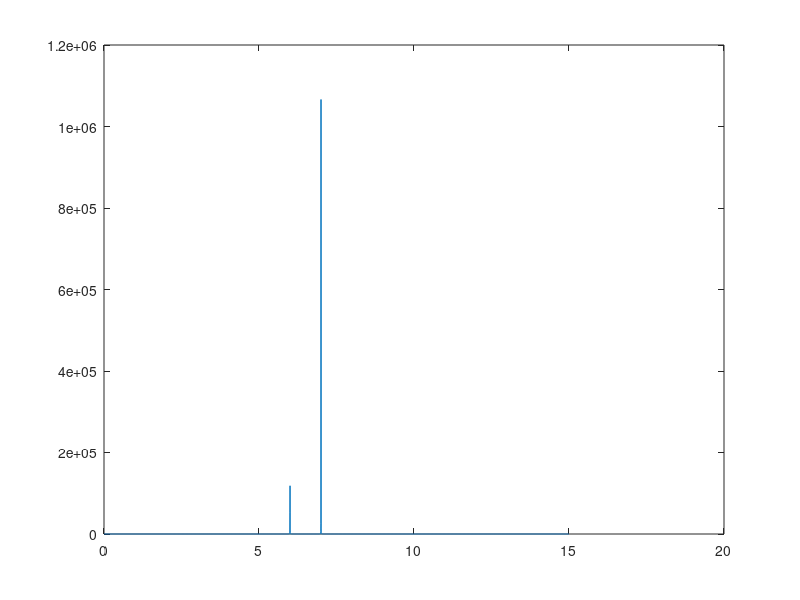

Source code (MATLAB):
%cleaning
close all;
clear all;
%%
%s_a(t) = sin(2*pi*t) + sin(2*pi*4*t) T=1 F=1
%Original s
T_s=1/100;
n = [0:2/(T_s)-1];
s = sin(2*pi*1/2*T_s*n);
%s_2 2 times overSample
T_s_2 = T_s / 10;
n_2 = [0:2/(T_s_2)-1];
s_2 = sin(2*pi*1/2*T_s_2*n_2);
%%
%Monte Calro Drop
tau = [ 6 6.8];
sigma = sqrt(1/2/10^4);
sigma = 0;
DROPTIMES = 500;
K_A = 256;
s_ext = [ s zeros(1,K_A - length(s))];
S = fft(s_ext);
R_x_A = zeros(K_A,K_A);
for drop =1:DROPTIMES 
  lambda = (rand(1,length(tau))-0.5)*2;
  %lambda = [1 1];
  r_tmp = zeros(1,ceil(max(tau*10))+length(s_2));
  for i = 1:2
    r_tmp(tau(i)*10+[1:length(s_2)])=r_tmp(tau(i)*10+[1:length(s_2)]) + lambda(i) * s_2;
  end
  r_tmp = r_tmp(1:10:end);
  r_ext = [ r_tmp zeros(1,K_A - length(r_tmp))];
  %add noise
  w = sigma * randn(1,K_A);
  r_ext = r_ext + w;
  R_A = zeros(1,K_A);
  for i = 1:K_A 
    R_A(i)=sum(s_ext(mod([0:K_A-1]-(i-1),K_A)+1).*r_ext);
  end
  x_A = K_A * ifft(R_A);
  R_x_A = R_x_A +  (x_A.') * (x_A.')';
end
R_x_A = R_x_A / DROPTIMES;
%%
SS = abs(S).^2;
RANGE0 = find(SS(1:128)>1);
RANGE1 = sort(K_A+2-RANGE0);
RANGE = [RANGE0 RANGE1 ];
R_x_A_prt = R_x_A(RANGE,RANGE);
[V LAMBDA] = eig(R_x_A_prt);
tmp = diag(LAMBDA);
[Y I] = max(tmp);
tmp(I) = NaN;
[Y I] = max(tmp);
tmp(I) = NaN;
G_A = V(:,find(~isnan(tmp)));
SS = abs(S(RANGE)).^2;
%%
TAU = linspace(0,15,5000);
P = zeros(1,length(TAU));
for i = 1:length(TAU)
  tmp = [ exp( 1i * (RANGE0-1)/K_A *2 * pi * TAU(i)) exp(1i * (RANGE1-1-K_A)/K_A * 2 * pi* TAU(i))];
  LAMBDA_A = diag(tmp);
  P(i) = 1/real( SS * (LAMBDA_A') * ( G_A * G_A') * LAMBDA_A * (SS.')); 
end
plot(TAU,P);
